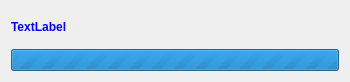
<ui version="4.0" >
 <class>WaitDialogForm</class>
 <widget class="QDialog" name="WaitDialogForm" >
  <property name="geometry" >
   <rect>
    <x>0</x>
    <y>0</y>
    <width>350</width>
    <height>82</height>
   </rect>
  </property>
  <property name="windowTitle" >
   <string>Aguarde...</string>
  </property>
  <layout class="QVBoxLayout" >
   <item>
    <widget class="QLabel" name="msgLbl" >
     <property name="font" >
      <font>
       <weight>75</weight>
       <bold>true</bold>
      </font>
     </property>
     <property name="styleSheet" >
      <string>color: blue</string>
     </property>
     <property name="text" >
      <string>TextLabel</string>
     </property>
    </widget>
   </item>
   <item>
    <widget class="QProgressBar" name="progressBar" >
     <property name="maximum" >
      <number>0</number>
     </property>
     <property name="value" >
      <number>-1</number>
     </property>
     <property name="textVisible" >
      <bool>false</bool>
     </property>
    </widget>
   </item>
  </layout>
 </widget>
 <resources/>
 <connections/>
</ui>
